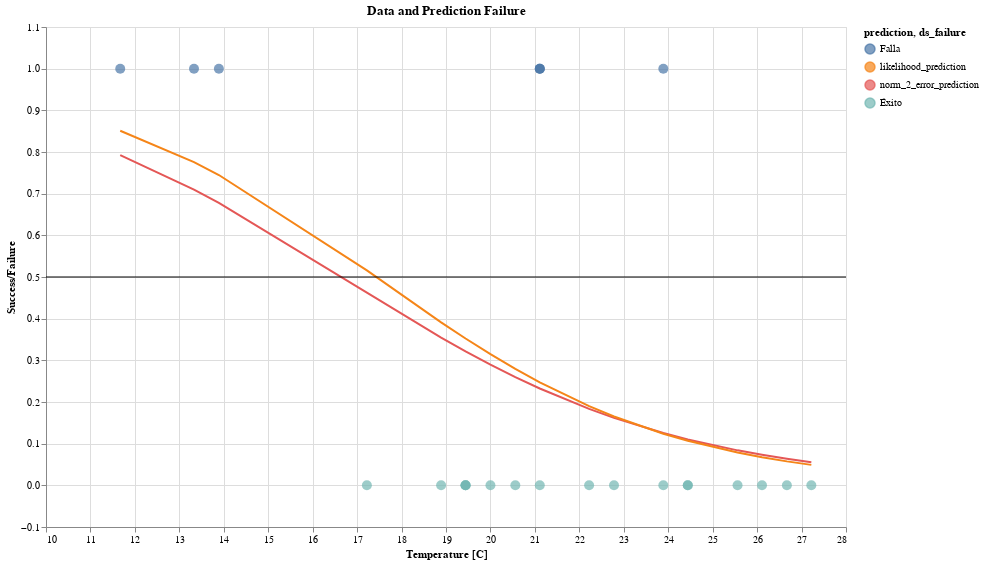

The code cell stored with this chart in its notebook:
### Code cell
prediction_chart = alt.Chart(predict_df).mark_line().encode(
    x=alt.X("temp_c:Q", scale=alt.Scale(zero=False), title="Temperature [C]"),
    y=alt.Y("value:Q", scale=alt.Scale(padding=0.5)),
    color="prediction:N"
)

rule = alt.Chart(pd.DataFrame({"decision_boundary": [0.5]})).mark_rule().encode(y='decision_boundary')

(prediction_chart + failure_chart + rule).properties(title="Data and Prediction Failure")

### Figure 1 — Vega-Lite specification as saved in the notebook (floating-point values rounded to 4 significant figures)
{"$schema": "https://vega.github.io/schema/vega-lite/v3.4.0.json", "config": {"background": "white", "mark": {"tooltip": null}, "view": {"height": 300, "width": 400}}, "datasets": {"data-13d9e1290c4369dbfdef9c3df0e2f780": [{"decision_boundary": 0.5}], "data-2fb7a229c8f7d9b13ce371da893c47d0": [{"ds_failure": "Falla", "is_failure": 1, "nm_bad_rings": 3, "temp_c": 11.67, "temp_f": 53}, {"ds_failure": "Falla", "is_failure": 1, "nm_bad_rings": 1, "temp_c": 13.33, "temp_f": 56}, {"ds_failure": "Falla", "is_failure": 1, "nm_bad_rings": 1, "temp_c": 13.89, "temp_f": 57}, {"ds_failure": "Éxito", "is_failure": 0, "nm_bad_rings": 0, "temp_c": 17.22, "temp_f": 63}, {"ds_failure": "Éxito", "is_failure": 0, "nm_bad_rings": 0, "temp_c": 18.89, "temp_f": 66}, {"ds_failure": "Éxito", "is_failure": 0, "nm_bad_rings": 0, "temp_c": 19.44, "temp_f": 67}, {"ds_failure": "Éxito", "is_failure": 0, "nm_bad_rings": 0, "temp_c": 19.44, "temp_f": 67}, {"ds_failure": "Éxito", "is_failure": 0, "nm_bad_rings": 0, "temp_c": 19.44, "temp_f": 67}, {"ds_failure": "Éxito", "is_failure": 0, "nm_bad_rings": 0, "temp_c": 20, "temp_f": 68}, {"ds_failure": "Éxito", "is_failure": 0, "nm_bad_rings": 0, "temp_c": 20.56, "temp_f": 69}, {"ds_failure": "Éxito", "is_failure": 0, "nm_bad_rings": 0, "temp_c": 21.11, "temp_f": 70}, {"ds_failure": "Falla", "is_failure": 1, "nm_bad_rings": 1, "temp_c": 21.11, "temp_f": 70}, {"ds_failure": "Falla", "is_failure": 1, "nm_bad_rings": 1, "temp_c": 21.11, "temp_f": 70}, {"ds_failure": "Falla", "is_failure": 1, "nm_bad_rings": 1, "temp_c": 21.11, "temp_f": 70}, {"ds_failure": "Éxito", "is_failure": 0, "nm_bad_rings": 0, "temp_c": 22.22, "temp_f": 72}, {"ds_failure": "Éxito", "is_failure": 0, "nm_bad_rings": 0, "temp_c": 22.78, "temp_f": 73}, {"ds_failure": "Éxito", "is_failure": 0, "nm_bad_rings": 0, "temp_c": 23.89, "temp_f": 75}, {"ds_failure": "Falla", "is_failure": 1, "nm_bad_rings": 2, "temp_c": 23.89, "temp_f": 75}, {"ds_failure": "Éxito", "is_failure": 0, "nm_bad_rings": 0, "temp_c": 24.44, "temp_f": 76}, {"ds_failure": "Éxito", "is_failure": 0, "nm_bad_rings": 0, "temp_c": 24.44, "temp_f": 76}, {"ds_failure": "Éxito", "is_failure": 0, "nm_bad_rings": 0, "temp_c": 25.56, "temp_f": 78}, {"ds_failure": "Éxito", "is_failure": 0, "nm_bad_rings": 0, "temp_c": 26.11, "temp_f": 79}, {"ds_failure": "Éxito", "is_failure": 0, "nm_bad_rings": 0, "temp_c": 26.67, "temp_f": 80}, {"ds_failure": "Éxito", "is_failure": 0, "nm_bad_rings": 0, "temp_c": 27.22, "temp_f": 81}], "data-5ce80f53007801999a37b611b1a43830": [{"prediction": "norm_2_error_prediction", "temp_c": 11.67, "value": 0.7924}, {"prediction": "norm_2_error_prediction", "temp_c": 13.33, "value": 0.7096}, {"prediction": "norm_2_error_prediction", "temp_c": 13.89, "value": 0.6777}, {"prediction": "norm_2_error_prediction", "temp_c": 17.22, "value": 0.4624}, {"prediction": "norm_2_error_prediction", "temp_c": 18.89, "value": 0.3545}, {"prediction": "norm_2_error_prediction", "temp_c": 19.44, "value": 0.3215}, {"prediction": "norm_2_error_prediction", "temp_c": 19.44, "value": 0.3215}, {"prediction": "norm_2_error_prediction", "temp_c": 19.44, "value": 0.3215}, {"prediction": "norm_2_error_prediction", "temp_c": 20, "value": 0.2896}, {"prediction": "norm_2_error_prediction", "temp_c": 20.56, "value": 0.2597}, {"prediction": "norm_2_error_prediction", "temp_c": 21.11, "value": 0.2323}, {"prediction": "norm_2_error_prediction", "temp_c": 21.11, "value": 0.2323}, {"prediction": "norm_2_error_prediction", "temp_c": 21.11, "value": 0.2323}, {"prediction": "norm_2_error_prediction", "temp_c": 21.11, "value": 0.2323}, {"prediction": "norm_2_error_prediction", "temp_c": 22.22, "value": 0.1834}, {"prediction": "norm_2_error_prediction", "temp_c": 22.78, "value": 0.162}, {"prediction": "norm_2_error_prediction", "temp_c": 23.89, "value": 0.1255}, {"prediction": "norm_2_error_prediction", "temp_c": 23.89, "value": 0.1255}, {"prediction": "norm_2_error_prediction", "temp_c": 24.44, "value": 0.1101}, {"prediction": "norm_2_error_prediction", "temp_c": 24.44, "value": 0.1101}, {"prediction": "norm_2_error_prediction", "temp_c": 25.56, "value": 0.08395}, {"prediction": "norm_2_error_prediction", "temp_c": 26.11, "value": 0.07327}, {"prediction": "norm_2_error_prediction", "temp_c": 26.67, "value": 0.06369}, {"prediction": "norm_2_error_prediction", "temp_c": 27.22, "value": 0.05543}, {"prediction": "likelihood_prediction", "temp_c": 11.67, "value": 0.851}, {"prediction": "likelihood_prediction", "temp_c": 13.33, "value": 0.7756}, {"prediction": "likelihood_prediction", "temp_c": 13.89, "value": 0.7447}, {"prediction": "likelihood_prediction", "temp_c": 17.22, "value": 0.5157}, {"prediction": "likelihood_prediction", "temp_c": 18.89, "value": 0.3912}, {"prediction": "likelihood_prediction", "temp_c": 19.44, "value": 0.3523}, {"prediction": "likelihood_prediction", "temp_c": 19.44, "value": 0.3523}, {"prediction": "likelihood_prediction", "temp_c": 19.44, "value": 0.3523}, {"prediction": "likelihood_prediction", "temp_c": 20, "value": 0.3147}, {"prediction": "likelihood_prediction", "temp_c": 20.56, "value": 0.2793}, {"prediction": "likelihood_prediction", "temp_c": 21.11, "value": 0.2471}, {"prediction": "likelihood_prediction", "temp_c": 21.11, "value": 0.2471}, {"prediction": "likelihood_prediction", "temp_c": 21.11, "value": 0.2471}, {"prediction": "likelihood_prediction", "temp_c": 21.11, "value": 0.2471}, {"prediction": "likelihood_prediction", "temp_c": 22.22, "value": 0.19}, {"prediction": "likelihood_prediction", "temp_c": 22.78, "value": 0.1653}, {"prediction": "likelihood_prediction", "temp_c": 23.89, "value": 0.124}, {"prediction": "likelihood_prediction", "temp_c": 23.89, "value": 0.124}, {"prediction": "likelihood_prediction", "temp_c": 24.44, "value": 0.107}, {"prediction": "likelihood_prediction", "temp_c": 24.44, "value": 0.107}, {"prediction": "likelihood_prediction", "temp_c": 25.56, "value": 0.07865}, {"prediction": "likelihood_prediction", "temp_c": 26.11, "value": 0.0674}, {"prediction": "likelihood_prediction", "temp_c": 26.67, "value": 0.0575}, {"prediction": "likelihood_prediction", "temp_c": 27.22, "value": 0.04911}]}, "layer": [{"data": {"name": "data-5ce80f53007801999a37b611b1a43830"}, "encoding": {"color": {"field": "prediction", "type": "nominal"}, "x": {"field": "temp_c", "scale": {"zero": false}, "title": "Temperature [C]", "type": "quantitative"}, "y": {"field": "value", "scale": {"padding": 0.5}, "type": "quantitative"}}, "mark": "line"}, {"data": {"name": "data-2fb7a229c8f7d9b13ce371da893c47d0"}, "encoding": {"color": {"field": "ds_failure", "type": "nominal"}, "x": {"field": "temp_c", "scale": {"zero": false}, "title": "Temperature [C]", "type": "quantitative"}, "y": {"field": "is_failure", "scale": {"padding": 0.5}, "title": "Success/Failure", "type": "quantitative"}}, "height": 500, "mark": {"size": 100, "type": "circle"}, "title": "Exito o Falla en lanzamiento de Challenger", "width": 800}, {"data": {"name": "data-13d9e1290c4369dbfdef9c3df0e2f780"}, "encoding": {"y": {"field": "decision_boundary", "type": "quantitative"}}, "mark": "rule"}], "title": "Data and Prediction Failure"}
